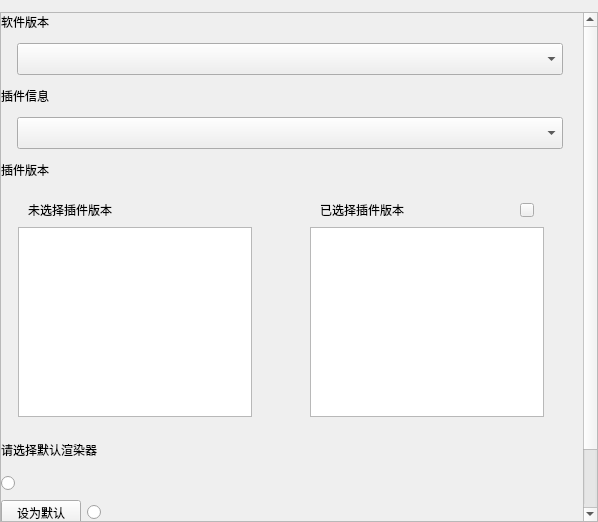
<?xml version="1.0" encoding="UTF-8"?>
<ui version="4.0">
 <class>EnvNew</class>
 <widget class="QWidget" name="EnvNew">
  <property name="geometry">
   <rect>
    <x>0</x>
    <y>0</y>
    <width>598</width>
    <height>522</height>
   </rect>
  </property>
  <property name="windowTitle">
   <string>Form</string>
  </property>
  <layout class="QGridLayout" name="gridLayout">
   <property name="leftMargin">
    <number>0</number>
   </property>
   <property name="topMargin">
    <number>12</number>
   </property>
   <property name="rightMargin">
    <number>0</number>
   </property>
   <property name="bottomMargin">
    <number>0</number>
   </property>
   <property name="horizontalSpacing">
    <number>0</number>
   </property>
   <property name="verticalSpacing">
    <number>16</number>
   </property>
   <item row="0" column="0">
    <widget class="QScrollArea" name="scrollArea">
     <property name="lineWidth">
      <number>0</number>
     </property>
     <property name="verticalScrollBarPolicy">
      <enum>Qt::ScrollBarAsNeeded</enum>
     </property>
     <property name="horizontalScrollBarPolicy">
      <enum>Qt::ScrollBarAlwaysOff</enum>
     </property>
     <property name="widgetResizable">
      <bool>true</bool>
     </property>
     <widget class="QWidget" name="scrollAreaWidgetContents">
      <property name="geometry">
       <rect>
        <x>0</x>
        <y>0</y>
        <width>579</width>
        <height>572</height>
       </rect>
      </property>
      <layout class="QGridLayout" name="gridLayout_2">
       <property name="leftMargin">
        <number>0</number>
       </property>
       <property name="topMargin">
        <number>0</number>
       </property>
       <property name="rightMargin">
        <number>20</number>
       </property>
       <property name="bottomMargin">
        <number>0</number>
       </property>
       <property name="horizontalSpacing">
        <number>0</number>
       </property>
       <property name="verticalSpacing">
        <number>12</number>
       </property>
       <item row="0" column="0">
        <layout class="QVBoxLayout" name="verticalLayout">
         <property name="spacing">
          <number>12</number>
         </property>
         <item>
          <widget class="QLabel" name="label">
           <property name="text">
            <string>软件版本</string>
           </property>
          </widget>
         </item>
         <item>
          <layout class="QHBoxLayout" name="horizontalLayout_7">
           <property name="spacing">
            <number>0</number>
           </property>
           <property name="leftMargin">
            <number>16</number>
           </property>
           <property name="topMargin">
            <number>0</number>
           </property>
           <item>
            <widget class="ComboBox" name="soft">
             <property name="minimumSize">
              <size>
               <width>0</width>
               <height>32</height>
              </size>
             </property>
             <property name="maximumSize">
              <size>
               <width>16777215</width>
               <height>32</height>
              </size>
             </property>
            </widget>
           </item>
          </layout>
         </item>
        </layout>
       </item>
       <item row="1" column="0">
        <layout class="QVBoxLayout" name="verticalLayout_2">
         <property name="spacing">
          <number>12</number>
         </property>
         <item>
          <widget class="QLabel" name="label_2">
           <property name="text">
            <string>插件信息</string>
           </property>
          </widget>
         </item>
         <item>
          <layout class="QHBoxLayout" name="horizontalLayout_6">
           <property name="spacing">
            <number>0</number>
           </property>
           <property name="leftMargin">
            <number>16</number>
           </property>
           <property name="topMargin">
            <number>0</number>
           </property>
           <item>
            <widget class="ComboBox" name="plugin">
             <property name="minimumSize">
              <size>
               <width>0</width>
               <height>32</height>
              </size>
             </property>
             <property name="maximumSize">
              <size>
               <width>16777215</width>
               <height>32</height>
              </size>
             </property>
            </widget>
           </item>
          </layout>
         </item>
        </layout>
       </item>
       <item row="2" column="0">
        <widget class="QWidget" name="widget_4" native="true">
         <layout class="QVBoxLayout" name="verticalLayout_6">
          <property name="spacing">
           <number>12</number>
          </property>
          <property name="leftMargin">
           <number>0</number>
          </property>
          <property name="topMargin">
           <number>0</number>
          </property>
          <property name="rightMargin">
           <number>0</number>
          </property>
          <property name="bottomMargin">
           <number>0</number>
          </property>
          <item>
           <widget class="QLabel" name="label_4">
            <property name="text">
             <string>插件版本</string>
            </property>
           </widget>
          </item>
          <item>
           <layout class="QHBoxLayout" name="horizontalLayout_2">
            <property name="spacing">
             <number>8</number>
            </property>
            <property name="leftMargin">
             <number>16</number>
            </property>
            <property name="rightMargin">
             <number>0</number>
            </property>
            <item>
             <widget class="QWidget" name="Widget_7" native="true">
              <layout class="QVBoxLayout" name="verticalLayout_7">
               <property name="spacing">
                <number>0</number>
               </property>
               <property name="leftMargin">
                <number>1</number>
               </property>
               <property name="topMargin">
                <number>2</number>
               </property>
               <item>
                <widget class="QWidget" name="Widget_4" native="true">
                 <layout class="QHBoxLayout" name="horizontalLayout_9">
                  <property name="spacing">
                   <number>0</number>
                  </property>
                  <property name="leftMargin">
                   <number>0</number>
                  </property>
                  <property name="topMargin">
                   <number>0</number>
                  </property>
                  <property name="rightMargin">
                   <number>0</number>
                  </property>
                  <property name="bottomMargin">
                   <number>0</number>
                  </property>
                  <item>
                   <spacer name="horizontalSpacer_5">
                    <property name="orientation">
                     <enum>Qt::Horizontal</enum>
                    </property>
                    <property name="sizeType">
                     <enum>QSizePolicy::Fixed</enum>
                    </property>
                    <property name="sizeHint" stdset="0">
                     <size>
                      <width>10</width>
                      <height>20</height>
                     </size>
                    </property>
                   </spacer>
                  </item>
                  <item>
                   <widget class="QLabel" name="label_5">
                    <property name="minimumSize">
                     <size>
                      <width>0</width>
                      <height>34</height>
                     </size>
                    </property>
                    <property name="text">
                     <string>未选择插件版本</string>
                    </property>
                   </widget>
                  </item>
                 </layout>
                </widget>
               </item>
               <item>
                <widget class="QListWidget" name="listL">
                 <property name="minimumSize">
                  <size>
                   <width>0</width>
                   <height>190</height>
                  </size>
                 </property>
                </widget>
               </item>
              </layout>
             </widget>
            </item>
            <item>
             <layout class="QVBoxLayout" name="verticalLayout_3">
              <property name="spacing">
               <number>16</number>
              </property>
              <item>
               <spacer name="verticalSpacer">
                <property name="orientation">
                 <enum>Qt::Vertical</enum>
                </property>
                <property name="sizeHint" stdset="0">
                 <size>
                  <width>20</width>
                  <height>40</height>
                 </size>
                </property>
               </spacer>
              </item>
              <item>
               <widget class="QPushButton" name="toR">
                <property name="minimumSize">
                 <size>
                  <width>24</width>
                  <height>24</height>
                 </size>
                </property>
                <property name="maximumSize">
                 <size>
                  <width>24</width>
                  <height>24</height>
                 </size>
                </property>
                <property name="styleSheet">
                 <string notr="true"/>
                </property>
                <property name="text">
                 <string/>
                </property>
                <property name="flat">
                 <bool>true</bool>
                </property>
               </widget>
              </item>
              <item>
               <widget class="QPushButton" name="toL">
                <property name="minimumSize">
                 <size>
                  <width>24</width>
                  <height>24</height>
                 </size>
                </property>
                <property name="maximumSize">
                 <size>
                  <width>24</width>
                  <height>24</height>
                 </size>
                </property>
                <property name="styleSheet">
                 <string notr="true"/>
                </property>
                <property name="text">
                 <string/>
                </property>
                <property name="flat">
                 <bool>true</bool>
                </property>
               </widget>
              </item>
              <item>
               <spacer name="verticalSpacer_2">
                <property name="orientation">
                 <enum>Qt::Vertical</enum>
                </property>
                <property name="sizeHint" stdset="0">
                 <size>
                  <width>20</width>
                  <height>40</height>
                 </size>
                </property>
               </spacer>
              </item>
             </layout>
            </item>
            <item>
             <widget class="QWidget" name="Widget_8" native="true">
              <layout class="QVBoxLayout" name="verticalLayout_8">
               <property name="spacing">
                <number>0</number>
               </property>
               <property name="topMargin">
                <number>2</number>
               </property>
               <property name="rightMargin">
                <number>1</number>
               </property>
               <item>
                <widget class="QWidget" name="Widget_3" native="true">
                 <layout class="QHBoxLayout" name="horizontalLayout_8">
                  <property name="spacing">
                   <number>0</number>
                  </property>
                  <property name="leftMargin">
                   <number>0</number>
                  </property>
                  <property name="topMargin">
                   <number>0</number>
                  </property>
                  <property name="rightMargin">
                   <number>0</number>
                  </property>
                  <property name="bottomMargin">
                   <number>0</number>
                  </property>
                  <item>
                   <spacer name="horizontalSpacer_6">
                    <property name="orientation">
                     <enum>Qt::Horizontal</enum>
                    </property>
                    <property name="sizeType">
                     <enum>QSizePolicy::Fixed</enum>
                    </property>
                    <property name="sizeHint" stdset="0">
                     <size>
                      <width>10</width>
                      <height>20</height>
                     </size>
                    </property>
                   </spacer>
                  </item>
                  <item>
                   <widget class="QLabel" name="label_6">
                    <property name="minimumSize">
                     <size>
                      <width>0</width>
                      <height>34</height>
                     </size>
                    </property>
                    <property name="text">
                     <string>已选择插件版本</string>
                    </property>
                   </widget>
                  </item>
                  <item>
                   <widget class="QPushButton" name="del">
                    <property name="minimumSize">
                     <size>
                      <width>14</width>
                      <height>14</height>
                     </size>
                    </property>
                    <property name="maximumSize">
                     <size>
                      <width>14</width>
                      <height>14</height>
                     </size>
                    </property>
                    <property name="text">
                     <string/>
                    </property>
                   </widget>
                  </item>
                  <item>
                   <spacer name="horizontalSpacer_7">
                    <property name="orientation">
                     <enum>Qt::Horizontal</enum>
                    </property>
                    <property name="sizeType">
                     <enum>QSizePolicy::Fixed</enum>
                    </property>
                    <property name="sizeHint" stdset="0">
                     <size>
                      <width>10</width>
                      <height>20</height>
                     </size>
                    </property>
                   </spacer>
                  </item>
                 </layout>
                </widget>
               </item>
               <item>
                <widget class="QListWidget" name="listR">
                 <property name="minimumSize">
                  <size>
                   <width>0</width>
                   <height>190</height>
                  </size>
                 </property>
                </widget>
               </item>
              </layout>
             </widget>
            </item>
            <item>
             <spacer name="horizontalSpacer_8">
              <property name="orientation">
               <enum>Qt::Horizontal</enum>
              </property>
              <property name="sizeHint" stdset="0">
               <size>
                <width>40</width>
                <height>20</height>
               </size>
              </property>
             </spacer>
            </item>
           </layout>
          </item>
         </layout>
        </widget>
       </item>
       <item row="3" column="0">
        <spacer name="verticalSpacer_3">
         <property name="orientation">
          <enum>Qt::Vertical</enum>
         </property>
         <property name="sizeHint" stdset="0">
          <size>
           <width>20</width>
           <height>59</height>
          </size>
         </property>
        </spacer>
       </item>
       <item row="4" column="0">
        <widget class="QWidget" name="widget" native="true">
         <layout class="QVBoxLayout" name="verticalLayout_4">
          <property name="spacing">
           <number>12</number>
          </property>
          <property name="leftMargin">
           <number>0</number>
          </property>
          <property name="topMargin">
           <number>0</number>
          </property>
          <property name="rightMargin">
           <number>0</number>
          </property>
          <property name="bottomMargin">
           <number>0</number>
          </property>
          <item>
           <widget class="QWidget" name="widget_2" native="true">
            <property name="minimumSize">
             <size>
              <width>0</width>
              <height>24</height>
             </size>
            </property>
            <property name="maximumSize">
             <size>
              <width>16777215</width>
              <height>24</height>
             </size>
            </property>
            <layout class="QHBoxLayout" name="horizontalLayout_3">
             <property name="leftMargin">
              <number>0</number>
             </property>
             <property name="topMargin">
              <number>0</number>
             </property>
             <property name="rightMargin">
              <number>0</number>
             </property>
             <property name="bottomMargin">
              <number>0</number>
             </property>
             <item>
              <widget class="QLabel" name="label_3">
               <property name="text">
                <string>请选择默认渲染器</string>
               </property>
              </widget>
             </item>
             <item>
              <spacer name="horizontalSpacer">
               <property name="orientation">
                <enum>Qt::Horizontal</enum>
               </property>
               <property name="sizeHint" stdset="0">
                <size>
                 <width>536</width>
                 <height>20</height>
                </size>
               </property>
              </spacer>
             </item>
            </layout>
           </widget>
          </item>
          <item>
           <widget class="QWidget" name="defaultWid" native="true">
            <property name="contextMenuPolicy">
             <enum>Qt::ActionsContextMenu</enum>
            </property>
            <property name="styleSheet">
             <string notr="true"/>
            </property>
            <layout class="QVBoxLayout" name="verticalLayout_5">
             <property name="leftMargin">
              <number>0</number>
             </property>
             <property name="topMargin">
              <number>0</number>
             </property>
             <property name="rightMargin">
              <number>0</number>
             </property>
             <property name="bottomMargin">
              <number>0</number>
             </property>
             <item>
              <widget class="QWidget" name="noWid" native="true">
               <layout class="QHBoxLayout" name="horizontalLayout_10">
                <property name="spacing">
                 <number>6</number>
                </property>
                <property name="leftMargin">
                 <number>0</number>
                </property>
                <property name="topMargin">
                 <number>0</number>
                </property>
                <property name="rightMargin">
                 <number>0</number>
                </property>
                <property name="bottomMargin">
                 <number>0</number>
                </property>
                <item>
                 <widget class="QRadioButton" name="noBtn_2">
                  <property name="text">
                   <string/>
                  </property>
                 </widget>
                </item>
                <item>
                 <widget class="QLabel" name="noText">
                  <property name="text">
                   <string/>
                  </property>
                 </widget>
                </item>
                <item>
                 <spacer name="horizontalSpacer_9">
                  <property name="orientation">
                   <enum>Qt::Horizontal</enum>
                  </property>
                  <property name="sizeHint" stdset="0">
                   <size>
                    <width>40</width>
                    <height>20</height>
                   </size>
                  </property>
                 </spacer>
                </item>
               </layout>
              </widget>
             </item>
             <item>
              <widget class="QWidget" name="coronaWid" native="true">
               <layout class="QHBoxLayout" name="horizontalLayout">
                <property name="leftMargin">
                 <number>0</number>
                </property>
                <property name="topMargin">
                 <number>0</number>
                </property>
                <property name="rightMargin">
                 <number>0</number>
                </property>
                <property name="bottomMargin">
                 <number>0</number>
                </property>
                <item>
                 <widget class="QPushButton" name="CoronaBtn">
                  <property name="sizePolicy">
                   <sizepolicy hsizetype="Preferred" vsizetype="Fixed">
                    <horstretch>0</horstretch>
                    <verstretch>0</verstretch>
                   </sizepolicy>
                  </property>
                  <property name="text">
                   <string>设为默认</string>
                  </property>
                 </widget>
                </item>
                <item>
                 <widget class="QRadioButton" name="CoronaBtn_2">
                  <property name="text">
                   <string/>
                  </property>
                 </widget>
                </item>
                <item>
                 <widget class="QLabel" name="Coronatext">
                  <property name="sizePolicy">
                   <sizepolicy hsizetype="Expanding" vsizetype="Preferred">
                    <horstretch>0</horstretch>
                    <verstretch>0</verstretch>
                   </sizepolicy>
                  </property>
                  <property name="text">
                   <string/>
                  </property>
                  <property name="alignment">
                   <set>Qt::AlignCenter</set>
                  </property>
                 </widget>
                </item>
                <item>
                 <spacer name="horizontalSpacer_2">
                  <property name="orientation">
                   <enum>Qt::Horizontal</enum>
                  </property>
                  <property name="sizeHint" stdset="0">
                   <size>
                    <width>261</width>
                    <height>20</height>
                   </size>
                  </property>
                 </spacer>
                </item>
               </layout>
              </widget>
             </item>
             <item>
              <widget class="QWidget" name="vrayWid" native="true">
               <layout class="QHBoxLayout" name="horizontalLayout_5">
                <property name="leftMargin">
                 <number>0</number>
                </property>
                <property name="topMargin">
                 <number>0</number>
                </property>
                <property name="rightMargin">
                 <number>0</number>
                </property>
                <property name="bottomMargin">
                 <number>0</number>
                </property>
                <item>
                 <widget class="QPushButton" name="vrayBtn">
                  <property name="sizePolicy">
                   <sizepolicy hsizetype="Preferred" vsizetype="Fixed">
                    <horstretch>0</horstretch>
                    <verstretch>0</verstretch>
                   </sizepolicy>
                  </property>
                  <property name="text">
                   <string>设为默认</string>
                  </property>
                 </widget>
                </item>
                <item>
                 <widget class="QRadioButton" name="vrayBtn_2">
                  <property name="text">
                   <string/>
                  </property>
                 </widget>
                </item>
                <item>
                 <widget class="QLabel" name="vraytext">
                  <property name="sizePolicy">
                   <sizepolicy hsizetype="Expanding" vsizetype="Preferred">
                    <horstretch>0</horstretch>
                    <verstretch>0</verstretch>
                   </sizepolicy>
                  </property>
                  <property name="text">
                   <string/>
                  </property>
                  <property name="alignment">
                   <set>Qt::AlignCenter</set>
                  </property>
                 </widget>
                </item>
                <item>
                 <spacer name="horizontalSpacer_3">
                  <property name="orientation">
                   <enum>Qt::Horizontal</enum>
                  </property>
                  <property name="sizeHint" stdset="0">
                   <size>
                    <width>261</width>
                    <height>20</height>
                   </size>
                  </property>
                 </spacer>
                </item>
               </layout>
              </widget>
             </item>
             <item>
              <widget class="QWidget" name="fsWid" native="true">
               <layout class="QHBoxLayout" name="horizontalLayout_4">
                <property name="leftMargin">
                 <number>0</number>
                </property>
                <property name="topMargin">
                 <number>0</number>
                </property>
                <property name="rightMargin">
                 <number>0</number>
                </property>
                <property name="bottomMargin">
                 <number>0</number>
                </property>
                <item>
                 <widget class="QPushButton" name="fsBtn">
                  <property name="sizePolicy">
                   <sizepolicy hsizetype="Preferred" vsizetype="Fixed">
                    <horstretch>0</horstretch>
                    <verstretch>0</verstretch>
                   </sizepolicy>
                  </property>
                  <property name="text">
                   <string>设为默认</string>
                  </property>
                 </widget>
                </item>
                <item>
                 <widget class="QRadioButton" name="fsBtn_2">
                  <property name="text">
                   <string/>
                  </property>
                 </widget>
                </item>
                <item>
                 <widget class="QLabel" name="fsText">
                  <property name="sizePolicy">
                   <sizepolicy hsizetype="Expanding" vsizetype="Preferred">
                    <horstretch>0</horstretch>
                    <verstretch>0</verstretch>
                   </sizepolicy>
                  </property>
                  <property name="text">
                   <string/>
                  </property>
                  <property name="alignment">
                   <set>Qt::AlignCenter</set>
                  </property>
                 </widget>
                </item>
                <item>
                 <spacer name="horizontalSpacer_4">
                  <property name="orientation">
                   <enum>Qt::Horizontal</enum>
                  </property>
                  <property name="sizeHint" stdset="0">
                   <size>
                    <width>261</width>
                    <height>20</height>
                   </size>
                  </property>
                 </spacer>
                </item>
               </layout>
              </widget>
             </item>
            </layout>
           </widget>
          </item>
         </layout>
        </widget>
       </item>
      </layout>
     </widget>
    </widget>
   </item>
  </layout>
 </widget>
 <customwidgets>
  <customwidget>
   <class>ComboBox</class>
   <extends>QComboBox</extends>
   <header location="global">view/Item/combobox.h</header>
  </customwidget>
 </customwidgets>
 <resources/>
 <connections/>
</ui>
